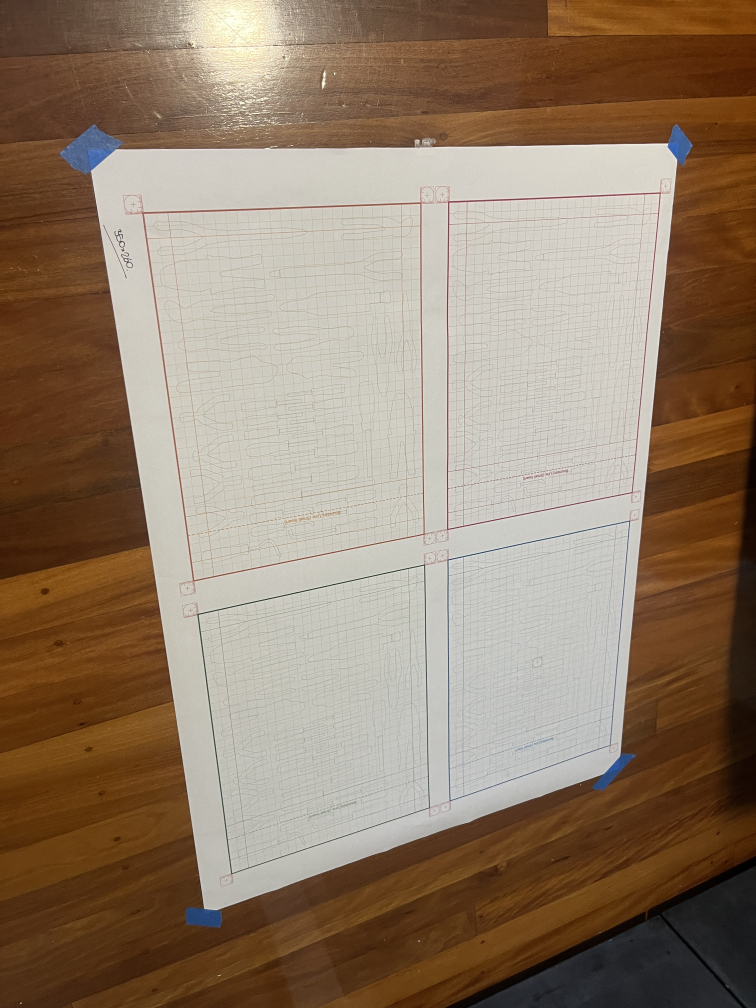
#> input picture data/inputs/colour_benchmark/ceilinglight__badangle__flat__01.JPG, 3024 x 4032 px (shown at 1/4 size)
$ python -i marker_rectify_fast.py   (imports and definitions only)
#> lines starting #> are read from the running program, lines starting #| are printed output that depends on the picture; after the words box and inside, x2 and y2 are one past the last pixel; in counts of white or black regions, pixels touching at a corner belong together
"""Marker-based rectification — FAST (template + ink_lab) variant.

VERBATIM port of the user's working module at
``Working Modules/working python files - fast/detect_markers_fast.py``,
extended with the inner-corner perspective-warp logic so the whole of
Step 1 is one self-contained function.

The detection algorithm is IDENTICAL to the working module:

    A. COARSE
       - Lab "delta-a" red-ink mask (lighting-invariant; works for
         cool blue-shadow and warm sunlight identically).
       - Close (k=18) then open (k=15) to leave a clean marker core
         while erasing thin grid-line stubs.
       - Corner-quadrant search; image-moments centroid.

    B. REFINE (only two methods — no kitchen-sink ensemble)
       - tmpl_cnr  : corner-aware multi-scale template match
                     (ruler ticks on the two inward-facing edges)
       - ink_lab   : bounding rect of all Lab-red-shift pixels in ROI
       Best score (lower=better) wins.

Older sibling modules (``marker_rectify.py``, ``marker_rectify_robust.py``,
``boundary_detection.py``) are left intact for reference but are no
longer the recommended Step-1 path.  This module is what the dev
pipeline now runs.
"""
from __future__ import annotations

from dataclasses import dataclass, field
from pathlib import Path
from typing import Optional, Tuple

import cv2
import numpy as np


# ---------------------------------------------------------------------------
# Tuning constants (VERBATIM from detect_markers_fast.py)
# ---------------------------------------------------------------------------

DELTA_A_MIN      = 12      # min Lab a* shift from paper baseline
ORANGE_TOLERANCE = 6       # max delta_b - delta_a (rejects orange/wood)

PAPER_PATCH_FRAC = 0.10    # central 10 % of image to sample paper colour
PAPER_BRIGHT_PCT = 75      # use brightest 25 % of central pixels

CORNER_PAD_FRAC      = 0.25    # outer 25 % per axis for coarse search
COARSE_CLOSE_KSIZE   = 18      # fills marker crosshair gaps
COARSE_OPEN_KSIZE    = 15      # kills thin grid-line stubs
ROI_HALF             = 110     # half-size of refine ROI (px)
MAX_ASPECT_COARSE    = 1.8     # rejects L-shaped marker+grid merges


# ---------------------------------------------------------------------------
# Physical reference (used by the rectify wrapper for the warp target size)
# ---------------------------------------------------------------------------

MARKER_MM         = 15.0
PAPER_W_MM        = 345.0
PAPER_H_MM        = 255.0
DEFAULT_PX_PER_MM = 10.0


# ---------------------------------------------------------------------------
# Return shapes — kept aligned with the other marker modules so dev runners
# can use a single uniform interface.
# ---------------------------------------------------------------------------

@dataclass
class MarkerDetection:
    label: str
    centre_xy: Tuple[float, float]
    size_wh: Tuple[float, float]
    angle_deg: float
    method: str
    score: float
    box: np.ndarray = field(repr=False,
                             default_factory=lambda: np.zeros((4, 2)))


@dataclass
class RectifyResult:
    warped: np.ndarray
    markers: dict[str, MarkerDetection]
    inner_corners_xy: dict[str, Tuple[float, float]]
    src_quad: np.ndarray
    homography: np.ndarray
    output_size_px: Tuple[int, int]
    paper_size_mm: Tuple[float, float]
    px_per_mm: float


# ---------------------------------------------------------------------------
# Optional debug-saving helper
# ---------------------------------------------------------------------------

def _save(debug_dir: Optional[Path],
          name: str,
          img: np.ndarray,
          *,
          max_w: int = 1800) -> None:
    if debug_dir is None:
        return
    debug_dir.mkdir(parents=True, exist_ok=True)
    h, w = img.shape[:2]
    if w > max_w:
        s = max_w / w
        img = cv2.resize(img, (int(w * s), int(h * s)))
    cv2.imwrite(str(debug_dir / name), img, [cv2.IMWRITE_JPEG_QUALITY, 92])


# ===========================================================================
# Lab paper-baseline + lighting-invariant red-ink mask  (verbatim algorithm)
# ===========================================================================

def estimate_paper_lab(lab: np.ndarray) -> Tuple[float, float, float]:
    """Median Lab of the brightest pixels in the central 10 % of the image."""
    h, w = lab.shape[:2]
    fx, fy = int(w * PAPER_PATCH_FRAC), int(h * PAPER_PATCH_FRAC)
    cx, cy = w // 2, h // 2
    central = lab[cy - fy: cy + fy, cx - fx: cx + fx].reshape(-1, 3)
    L = central[:, 0]
    bright_thresh = np.percentile(L, PAPER_BRIGHT_PCT)
    chosen = central[L >= bright_thresh]
    return tuple(float(v) for v in np.median(chosen, axis=0))


def red_ink_mask(
    bgr: np.ndarray,
    paper_lab: Optional[Tuple[float, float, float]] = None,
) -> Tuple[np.ndarray, Tuple[float, float, float]]:
    """Lab-delta red-ink mask (lighting-invariant).

    Returns ``(uint8_mask, paper_lab)``.
    """
    lab = cv2.cvtColor(bgr, cv2.COLOR_BGR2LAB).astype(np.int16)
    if paper_lab is None:
        paper_lab = estimate_paper_lab(lab.astype(np.uint8))
    _, ap, bp = paper_lab
    a = lab[:, :, 1]
    b = lab[:, :, 2]
    delta_a = a - ap
    delta_b = b - bp
    mask = ((delta_a >= DELTA_A_MIN)
            & ((delta_b - delta_a) <= ORANGE_TOLERANCE)).astype(np.uint8) * 255
    return mask, paper_lab


# ===========================================================================
# A. Coarse pass — find each marker's approximate centre  (verbatim)
# ===========================================================================

def coarse_marker_rois(
    bgr: np.ndarray,
    debug_dir: Optional[Path] = None,
) -> Tuple[dict[str, Tuple[int, int]], np.ndarray]:
    """Return ``({label: (cx, cy)}, core_mask)``."""
    mask, paper_lab = red_ink_mask(bgr)

    k_close = cv2.getStructuringElement(
        cv2.MORPH_RECT, (COARSE_CLOSE_KSIZE, COARSE_CLOSE_KSIZE))
    closed = cv2.morphologyEx(mask, cv2.MORPH_CLOSE, k_close, iterations=2)

    k_open = cv2.getStructuringElement(
        cv2.MORPH_RECT, (COARSE_OPEN_KSIZE, COARSE_OPEN_KSIZE))
    core = cv2.morphologyEx(closed, cv2.MORPH_OPEN, k_open, iterations=1)

    _save(debug_dir, "01a_red_ink_mask.jpg", mask)
    _save(debug_dir, "01b_marker_core.jpg",  core)

    h, w = bgr.shape[:2]
    pad = CORNER_PAD_FRAC
    quads = {
        "TL": (0,                  0,                  int(w * pad),     int(h * pad)),
        "TR": (int(w * (1 - pad)), 0,                  w,                int(h * pad)),
        "BR": (int(w * (1 - pad)), int(h * (1 - pad)), w,                h),
        "BL": (0,                  int(h * (1 - pad)), int(w * pad),     h),
    }

    rois: dict[str, Tuple[int, int]] = {}
    for label, (x1, y1, x2, y2) in quads.items():
        roi = core[y1:y2, x1:x2]
        cnts, _ = cv2.findContours(roi, cv2.RETR_EXTERNAL,
                                    cv2.CHAIN_APPROX_SIMPLE)
        best, best_area = None, 0
        for c in cnts:
            a = cv2.contourArea(c)
            if a < 300:
                continue
            bx, by, bw, bh = cv2.boundingRect(c)
            asp = max(bw, bh) / max(min(bw, bh), 1)
            if asp > MAX_ASPECT_COARSE:
                continue
            if a > best_area:
                best_area, best = a, c
        if best is None:
            continue
        M = cv2.moments(best)
        if M["m00"] > 0:
            cx = int(round(M["m10"] / M["m00"])) + x1
            cy = int(round(M["m01"] / M["m00"])) + y1
        else:
            bx, by, bw, bh = cv2.boundingRect(best)
            cx, cy = bx + bw // 2 + x1, by + bh // 2 + y1
        rois[label] = (cx, cy)
    return rois, core


# ===========================================================================
# B1. Corner-aware synthetic templates  (verbatim)
# ===========================================================================

_CORNER_TICKS = {
    "TL": (False, True,  True,  False),   # (top, right, bottom, left)
    "TR": (False, False, True,  True),
    "BR": (True,  False, False, True),
    "BL": (True,  True,  False, False),
}


def make_marker_template(corner: str, side: int) -> np.ndarray:
    """Synthesise a calibration-marker template for the given corner."""
    pad = max(side // 12, 6)
    img_size = side + 2 * pad
    t = np.full((img_size, img_size), 255, np.uint8)
    s, e = pad, pad + side
    mid = (s + e) // 2

    cv2.rectangle(t, (s, s), (e, e), 0, 3)
    r = (e - s) // 2 - max(side // 40, 3)
    cv2.circle(t, (mid, mid), r, 0, 2)

    ch = (e - s) // 4
    cv2.line(t, (mid - ch, mid), (mid + ch, mid), 0, 2)
    cv2.line(t, (mid, mid - ch), (mid, mid + ch), 0, 2)

    n_ticks       = 14
    tick_len      = max(side // 18, 5)
    long_tick_len = tick_len + 4
    has_top, has_right, has_bottom, has_left = _CORNER_TICKS[corner]

    def _ticks_along(p0, p1, nx, ny):
        for i in range(n_ticks + 1):
            f = i / n_ticks
            x = int(round(p0[0] + (p1[0] - p0[0]) * f))
            y = int(round(p0[1] + (p1[1] - p0[1]) * f))
            L = long_tick_len if i == n_ticks // 2 else tick_len
            cv2.line(t, (x, y), (x + int(L * nx), y + int(L * ny)), 0, 1)

    if has_top:    _ticks_along((s, s), (e, s),  0, +1)
    if has_bottom: _ticks_along((s, e), (e, e),  0, -1)
    if has_left:   _ticks_along((s, s), (s, e), +1,  0)
    if has_right:  _ticks_along((e, s), (e, e), -1,  0)
    return t


# ===========================================================================
# B2. The two refine methods  (verbatim)
# ===========================================================================

def method_template_match_oriented(roi_gray: np.ndarray,
                                    corner: str,
                                    expected_side: int):
    """Multi-scale corner-aware template matching."""
    blurred = cv2.GaussianBlur(roi_gray, (3, 3), 0)
    best_val = -1.0
    best = None
    best_tmpl = None
    for scale in (0.85, 0.92, 1.0, 1.08, 1.15, 1.25):
        side = max(int(round(expected_side * scale)), 50)
        tmpl = make_marker_template(corner, side)
        if (tmpl.shape[0] > roi_gray.shape[0]
                or tmpl.shape[1] > roi_gray.shape[1]):
            continue
        res = cv2.matchTemplate(blurred, tmpl, cv2.TM_CCOEFF_NORMED)
        _, mx, _, mloc = cv2.minMaxLoc(res)
        if mx > best_val:
            best_val = mx
            best = (mloc, tmpl.shape, side)
            best_tmpl = tmpl
    if best is None or best_val < 0.15:
        return None
    mloc, (th, tw), side = best
    cx = mloc[0] + tw / 2
    cy = mloc[1] + th / 2
    return (float(cx), float(cy), float(side), float(side), 0.0), best_tmpl


def method_ink_bbox_lab(roi_bgr: np.ndarray):
    """Bounding rect of all red-ink pixels in the ROI (colour-only fallback)."""
    mask, _ = red_ink_mask(roi_bgr)
    mask = cv2.morphologyEx(
        mask, cv2.MORPH_CLOSE,
        cv2.getStructuringElement(cv2.MORPH_RECT, (12, 12)),
    )
    cnts, _ = cv2.findContours(mask, cv2.RETR_EXTERNAL,
                                cv2.CHAIN_APPROX_SIMPLE)
    if not cnts:
        return None
    pts = np.vstack([c.reshape(-1, 2) for c in cnts]).astype(np.float32)
    rect = cv2.minAreaRect(pts)
    (cx, cy), (rw, rh), ang = rect
    if min(rw, rh) < 30:
        return None
    if rw < rh:
        rw, rh, ang = rh, rw, ang + 90
    return (float(cx), float(cy), float(rw), float(rh), float(ang)), mask


# ===========================================================================
# Scoring  (verbatim)
# ===========================================================================

# [13 lines left out: function score_candidate, not called in this run]


# ===========================================================================
# Top-level marker detection  (verbatim algorithm)
# ===========================================================================

def detect_markers_fast(
    image_bgr: np.ndarray,
    *,
    expected_side: float = 120.0,
    debug_dir: Optional[Path] = None,
) -> dict[str, MarkerDetection]:
    """Detect the 4 calibration markers in *image_bgr*.

    Returns ``{label: MarkerDetection}``.  Missing markers simply
    aren't present in the returned dict.  Caller decides whether to
    proceed with partial results.
    """
    if image_bgr is None or image_bgr.size == 0:
        raise ValueError("Empty image passed to detect_markers_fast()")

    h, w = image_bgr.shape[:2]
    _save(debug_dir, "00_original.jpg", image_bgr)

    # ── A. Coarse ──────────────────────────────────────────────────
    rois, _ = coarse_marker_rois(image_bgr, debug_dir=debug_dir)

    # ── B. Refine: ONLY template + ink_lab ─────────────────────────
    if debug_dir is not None:
        for c in ("TL", "TR", "BR", "BL"):
            _save(debug_dir, f"04_template_{c}.png",
                  make_marker_template(c, 120), max_w=300)

    final: dict[str, MarkerDetection] = {}
    for label, (cx0, cy0) in rois.items():
        x1, y1 = max(cx0 - ROI_HALF, 0), max(cy0 - ROI_HALF, 0)
        x2, y2 = min(cx0 + ROI_HALF, w), min(cy0 + ROI_HALF, h)
        roi = image_bgr[y1:y2, x1:x2]
        gray = cv2.cvtColor(roi, cv2.COLOR_BGR2GRAY)
        _save(debug_dir, f"02_roi_{label}.jpg", roi)

        candidates: list[Tuple[float, str, Tuple[float, float, float, float, float]]] = []

        # Template (corner-aware)
        try:
            out = method_template_match_oriented(gray, label, int(expected_side))
            if out is not None:
                cand, dbg = out
                s = score_candidate(cand, expected_side, roi.shape[0])
                candidates.append((s, "tmpl_cnr", cand))
                if dbg is not None and debug_dir:
                    _save(debug_dir, f"03_{label}_tmpl_cnr.jpg", dbg)
        except Exception:
            pass

        # Ink-Lab (colour fallback)
        try:
            out = method_ink_bbox_lab(roi)
            if out is not None:
                cand, dbg = out
                s = score_candidate(cand, expected_side, roi.shape[0])
                candidates.append((s, "ink_lab", cand))
                if dbg is not None and debug_dir:
                    _save(debug_dir, f"03_{label}_ink_lab.jpg", dbg)
        except Exception:
            pass

        if not candidates:
            continue
        candidates.sort(key=lambda t: t[0])
        best_score, best_name, best_cand = candidates[0]
        cx, cy, rw, rh, ang = best_cand
        full_cx = cx + x1
        full_cy = cy + y1
        box = cv2.boxPoints(((full_cx, full_cy), (rw, rh), ang))
        final[label] = MarkerDetection(
            label=label,
            centre_xy=(full_cx, full_cy),
            size_wh=(rw, rh),
            angle_deg=ang,
            method=best_name,
            score=best_score,
            box=box,
        )
    return final


# ===========================================================================
# Inner-corner extraction + perspective warp
# ===========================================================================

# [6 lines left out: function _inner_corner, not called in this run]


def rectify_with_markers_fast(
    image_bgr: np.ndarray,
    *,
    paper_w_mm: float = PAPER_W_MM,
    paper_h_mm: float = PAPER_H_MM,
    px_per_mm: float = DEFAULT_PX_PER_MM,
    expected_side: float = 120.0,
    debug_dir: Optional[Path] = None,
) -> RectifyResult:
    """Detect markers (fast variant), build inner-corner quad, warp.

    Raises ``RuntimeError`` if any of the 4 markers cannot be detected.

    Output dimensions are ``round(paper_w_mm * px_per_mm)`` x
    ``round(paper_h_mm * px_per_mm)`` so the resulting raster has a
    known, exact px/mm scale.
    """
    out_w = int(round(paper_w_mm * px_per_mm))
    out_h = int(round(paper_h_mm * px_per_mm))

    markers = detect_markers_fast(
        image_bgr, expected_side=expected_side, debug_dir=debug_dir,
    )
    missing = {"TL", "TR", "BR", "BL"} - markers.keys()
    if missing:
        raise RuntimeError(
            f"Required markers missing: {sorted(missing)}.  Detected: "
            f"{sorted(markers.keys())}"
        )

    paper_centre = np.mean(
        [m.centre_xy for m in markers.values()], axis=0,
    )
    inner_corners = {
        label: _inner_corner(det.box, paper_centre)
        for label, det in markers.items()
    }
    src_quad = np.array(
        [inner_corners[k] for k in ("TL", "TR", "BR", "BL")],
        dtype=np.float32,
    )
    dst_quad = np.array(
        [[0, 0],
         [out_w - 1, 0],
         [out_w - 1, out_h - 1],
         [0, out_h - 1]],
        dtype=np.float32,
    )
    H = cv2.getPerspectiveTransform(src_quad, dst_quad)
    warped = cv2.warpPerspective(
        image_bgr, H, (out_w, out_h), flags=cv2.INTER_LANCZOS4,
    )

    if debug_dir is not None:
        vis = image_bgr.copy()
        for label, det in markers.items():
            cv2.polylines(vis, [det.box.astype(np.int32)],
                          True, (0, 255, 0), 4)
            cx, cy = det.centre_xy
            cv2.circle(vis, (int(cx), int(cy)), 8, (0, 0, 255), -1)
            cv2.putText(vis, label, (int(cx + 20), int(cy - 20)),
                        cv2.FONT_HERSHEY_SIMPLEX, 1.6, (0, 255, 0), 4)
        cv2.polylines(vis, [src_quad.astype(np.int32)],
                      True, (255, 200, 0), 5)
        for lbl, pt in zip(("TL", "TR", "BR", "BL"), src_quad):
            cv2.circle(vis, (int(pt[0]), int(pt[1])), 20,
                       (0, 255, 255), -1)
            cv2.putText(vis, f"{lbl}-inner",
                        (int(pt[0]) + 25, int(pt[1]) + 8),
                        cv2.FONT_HERSHEY_SIMPLEX, 1.2,
                        (0, 255, 255), 3)
        _save(debug_dir, "10_inner_corners_and_quad.jpg", vis)
        _save(debug_dir, "20_rectified.jpg", warped)

    return RectifyResult(
        warped=warped,
        markers=markers,
        inner_corners_xy=inner_corners,
        src_quad=src_quad,
        homography=H,
        output_size_px=(out_w, out_h),
        paper_size_mm=(paper_w_mm, paper_h_mm),
        px_per_mm=px_per_mm,
    )

>>> import cv2
>>> picture = cv2.imread('../../../data/inputs/colour_benchmark/ceilinglight__badangle__flat__01.JPG')
#> picture is the input picture: shape (4032, 3024, 3); mean B, G, R 106, 125.8, 145.7
>>> result = rectify_with_markers_fast(picture)
#> in red_ink_mask, `lab = cv2.cvtColor(bgr, cv2.COLOR_BGR2LAB).astype(np.int16)`:
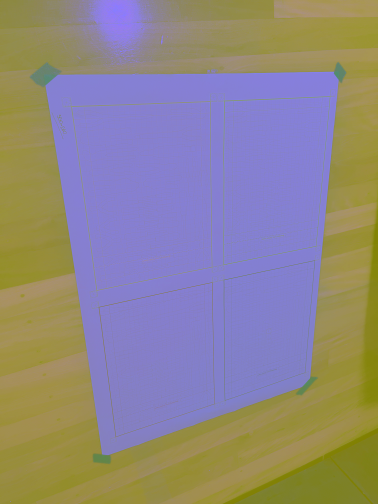
#> lab: shape (4032, 3024, 3) int16 (shown at 1/8 size); mean B, G, R 135.5, 134.4, 142.8
#> in estimate_paper_lab, `bright_thresh = np.percentile(L, PAPER_BRIGHT_PCT)`: bright_thresh = 212
#> in red_ink_mask, `paper_lab = estimate_paper_lab(lab.astype(np.uint8))`: paper_lab = (214, 127, 133)
#> in red_ink_mask, `_, ap, bp = paper_lab`: ap = 127; bp = 133
#> in red_ink_mask, `mask = ((delta_a >= DELTA_A_MIN) & ((delta_b - delta_a) <= ORANGE_TOLE..`:
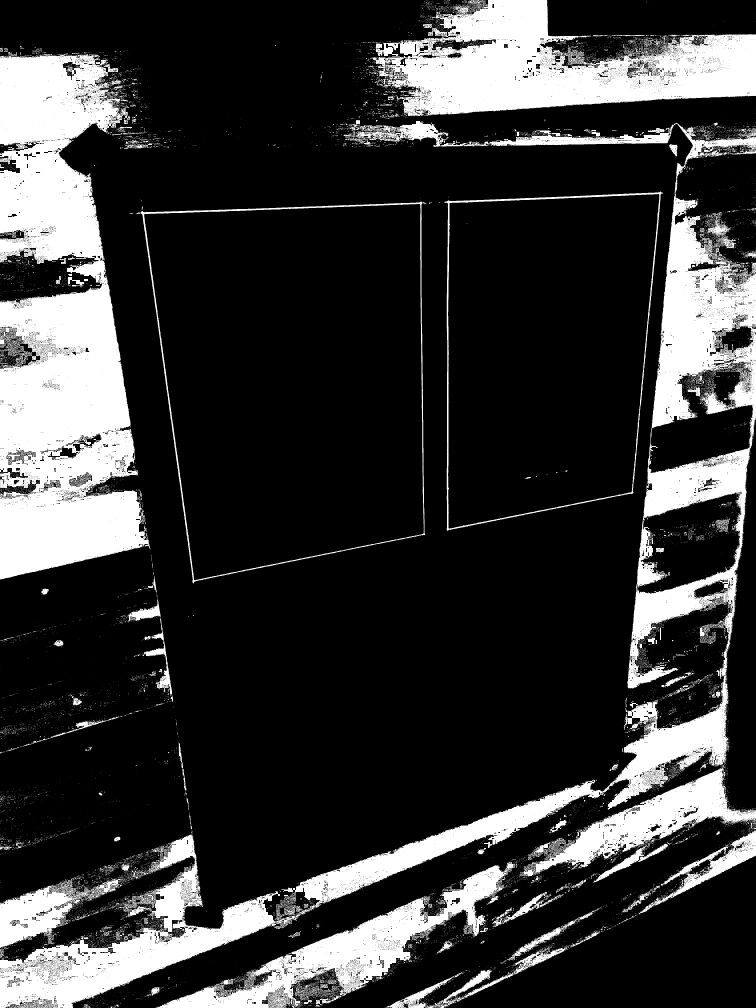
#> mask: shape (4032, 3024) (shown at 1/4 size); 21.2% white; 24290 white regions (23667 under 20 px), largest, box (x1, y1, x2, y2) and area: (0, 484, 3024, 4032) 816028, (0, 215, 601, 2318) 803042, (1488, 0, 3024, 464) 386684
#> in coarse_marker_rois, `mask, paper_lab = red_ink_mask(bgr)`: paper_lab = (214, 127, 133)
#> after the loop in coarse_marker_rois, `for label, (x1, y1, x2, y2) in quads.items():`:
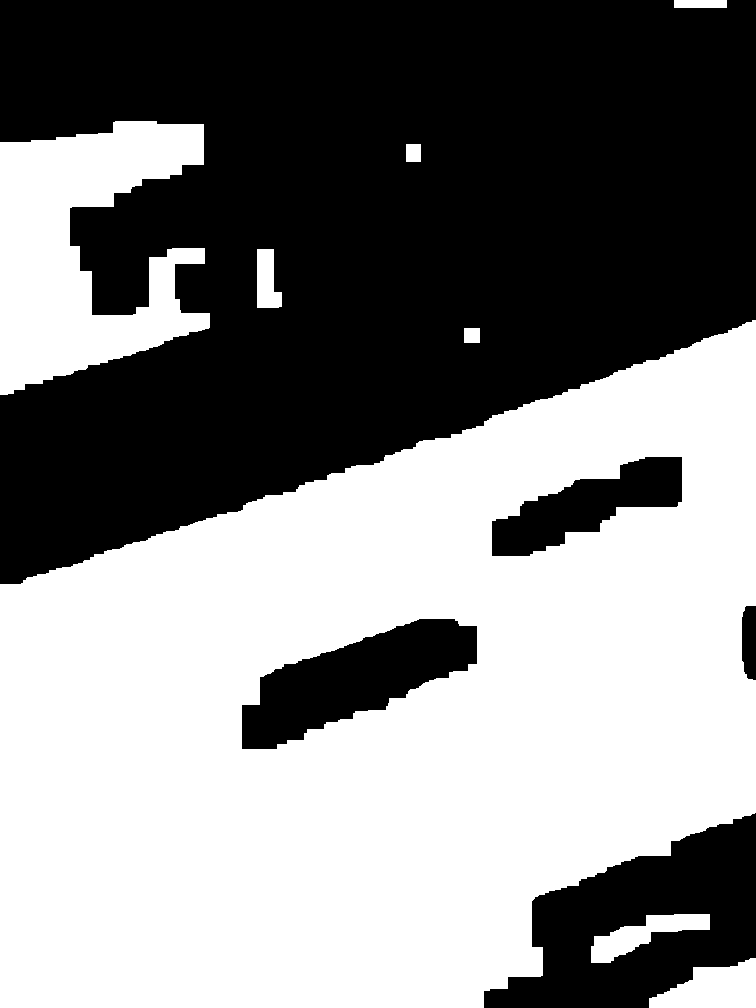
#> roi: shape (1008, 756); 52.2% white; 5 black regions, box (x1, y1, x2, y2) and area: (0, 0, 756, 584) 309938, (484, 813, 756, 1008) 28875, (242, 619, 477, 749) 15517, (492, 457, 682, 556) 8937, (742, 606, 756, 680) 949
#> after the loop in coarse_marker_rois, `for label, (x1, y1, x2, y2) in quads.items():`: rois = {'TL': (245, 573), 'TR': (2831, 913), 'BR': (2633, 3295), 'BL': (385, 3732)}
#> the loop in detect_markers_fast, `for label, (cx0, cy0) in rois.items():` made 4 passes
#> (label, cx0, cy0, x1, y1, x2, y2) on passes 1 to 4: ('TL', 245, 573, 135, 463, 355, 683), ('TR', 2831, 913, 2721, 803, 2941, 1023), ('BR', 2633, 3295, 2523, 3185, 2743, 3405), ('BL', 385, 3732, 275, 3622, 495, 3842)
#> pass 1, in detect_markers_fast, `gray = cv2.cvtColor(roi, cv2.COLOR_BGR2GRAY)`:
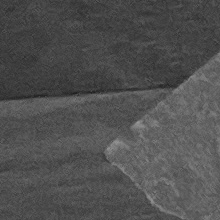
#> gray: shape (220, 220); min 28, max 153, mean 80.1
#> after the loop in detect_markers_fast, `for label, (cx0, cy0) in rois.items():`:
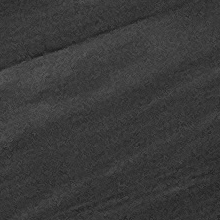
#> gray: shape (220, 220); min 25, max 92, mean 58.3
#> after the loop in detect_markers_fast, `for label, (cx0, cy0) in rois.items():`:
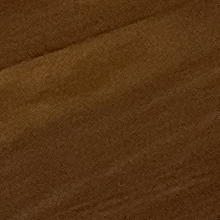
#> roi: shape (220, 220, 3); mean B, G, R 19.7, 51.7, 86.2
#> after the loop in detect_markers_fast, `for label, (cx0, cy0) in rois.items():`: final = 0 items
#> in rectify_with_markers_fast, `missing = {"TL", "TR", "BR", "BL"} - markers.keys()`: missing = 4 items
#> (the run stopped early here; a loop or call above may not have finished)
